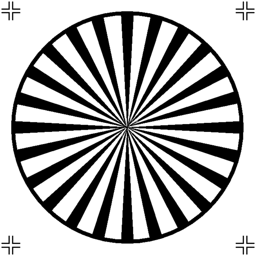
%> input picture testpat1.png, 256 x 256 px
$ octave ICA_for_blind_image_separation.m   (GNU Octave 9; MATLAB toolbox functions it lacks are replaced by stand-ins)
%> lines starting %> are read from the running program, lines starting %| are printed output that depends on the picture; in (x1, y1, x2, y2) boxes, pixels count from 0 and x2, y2 are one past the last pixel; in counts of white or black regions, pixels touching at a corner belong together; the program's own positions count from 1
### fastICA.m
% Done by: Vishnu P S
% This function performs fastICA

function [ind_comps,w] = fastICA(mixed_sig)

    [num_sources, numSamples] = size(mixed_sig);
    % Parameters
    last_pc          = num_sources;
    maxNumIterations    = 1000;
    a1 = 1.5;

    %% Mean centering

    % Adding each row
    row_sum = zeros(num_sources,1);
    for i=1:num_sources
        for j=1:numSamples
            row_sum(i) = row_sum(i) + mixed_sig(i,j);
        end
    end

    % Dividing with num.cols
    row_mean = zeros(num_sources,1);
    for i=1:num_sources
        row_mean(i) = row_sum(i)/numSamples;
    end

    % subtracting mean from each row
    mean_removed_data = zeros(num_sources,numSamples);
    for i=1:num_sources
        for j=1:numSamples
            mean_removed_data(i,j) = mixed_sig(i,j) - row_mean(i);
        end
    end

    %% Whitening

    % pca through covariance matrix & eigen decomposition
    covMatrix = (mean_removed_data * mean_removed_data')./numSamples;
    [E, D] = eigs (covMatrix,last_pc);
    tolerance = 1e-7;
    selD = sum(diag(D) > tolerance);
    D = D(1:selD,1:selD);
    E = E(:,diag(D) > tolerance);
    whit_mat = inv(sqrt(D))*E';
    whitened_data = whit_mat*mean_removed_data;
    num_sources = size(whitened_data,1);

    guess = eye(size(whitened_data,1),size(whitened_data,2));
    B = zeros(num_sources);

    for j = 1:num_sources

        w=whit_mat*guess(:,j);
        wOld = zeros(size(w));

        for i = 1 : maxNumIterations

                w = w - B * B' * w; %orthogonalization
                w = w / norm(w);

                if (abs(dot(w,wOld))>0.9)
                    B(:, j) = w;
                    W(j,:) = w' * whit_mat;
                    break;
                end

                wOld = w;

                hypTan = tanh(a1 * whitened_data' * w);
	            w = (whitened_data * hypTan - a1 * sum(1 - hypTan .^ 2)' * w) / numSamples;
                w = w / norm(w);
        end
    end
    ind_comps = W * mean_removed_data + (W * row_mean);
end

### ICA_for_blind_image_separation.m
% Done by: Vishnu P S
% Reads 2 image signals; Mixes them; Later try separate them using fastICA

clc
clear;

a1 = imread("testpat1.png");
%> a1 is the input picture: size 256x256 uint8; min 0, max 255, mean 175.8
a2 = imread("text.png");
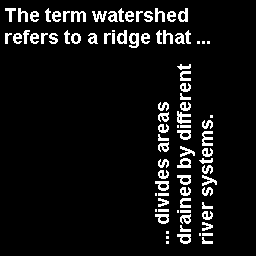
%> input picture text.png, 256 x 256 px
%> a2: size 256x256 logical; 7.3% white in thin lines or dots, all inside (x1, y1, x2, y2) = (5, 8, 217, 244)

figure;
subplot(2,3,1)
imshow(a1);
subplot(2,3,4)
imshow(a2);

[m,n] = size(a1);
%> m = 256; n = 256

a1 = reshape(double(a1),1,[]);
a2 = reshape(double(a2),1,[]);

A = rand(2,2);
%A = [0.4,0.2;0.6,0.8];
mixed_data = A * [a1;a2];

subplot(2,3,2)
imshow(reshape(mixed_data(1,:),m,n));
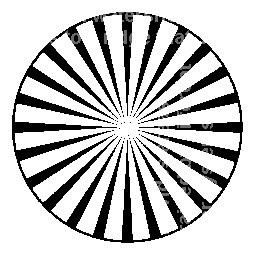
%> displayed picture: size 256x256, on the screen's scale of 0 to 255; min 0, max 255, mean 196.6
subplot(2,3,5)
imshow(reshape(mixed_data(2,:),m,n));
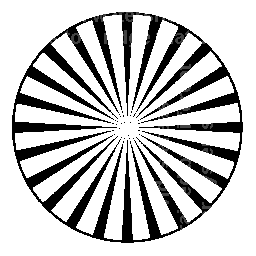
%> displayed picture: size 256x256, on the screen's scale of 0 to 255; min 0, max 255, mean 195.8

[s,mixM] = fastICA(mixed_data);
%> after the loop in fastICA, `for i=1:num_sources`: row_sum = [9730070.5; 8733160.8]
%> after the loop in fastICA, `for i=1:num_sources`: row_mean = [148.5; 133.3]
%> in fastICA, `covMatrix = (mean_removed_data * mean_removed_data')./numSamples;`: covMatrix = [8972 8053.3; 8053.3 7228.7]
%> in fastICA, `[E, D] = eigs (covMatrix,last_pc);`: E = [-0.744 0.668; -0.668 -0.744]; D = [16200.7 0; 0 0.000526]
%> in fastICA, `selD = sum(diag(D) > tolerance);`: selD = 2
%> in fastICA, `whit_mat = inv(sqrt(D))*E';`: whit_mat = [-0.00585 -0.00525; 29.13 -32.46]
%> the loop in fastICA, `for j = 1:num_sources` made 2 passes
%> after the loop in fastICA, `for j = 1:num_sources`: B = [-0.0187 1; -1 -0.0187]; W = [-29.13 32.45; -0.551 0.602]
%> mixM = [1; -0.0187]
unmixM = pinv(mixM);
%> unmixM = [1 -0.0187]

subplot(2,3,3)
imshow(reshape(s(1,:),m,n));
subplot(2,3,6)
imshow(reshape(s(2,:),m,n));

recons_img = unmixM * s;
